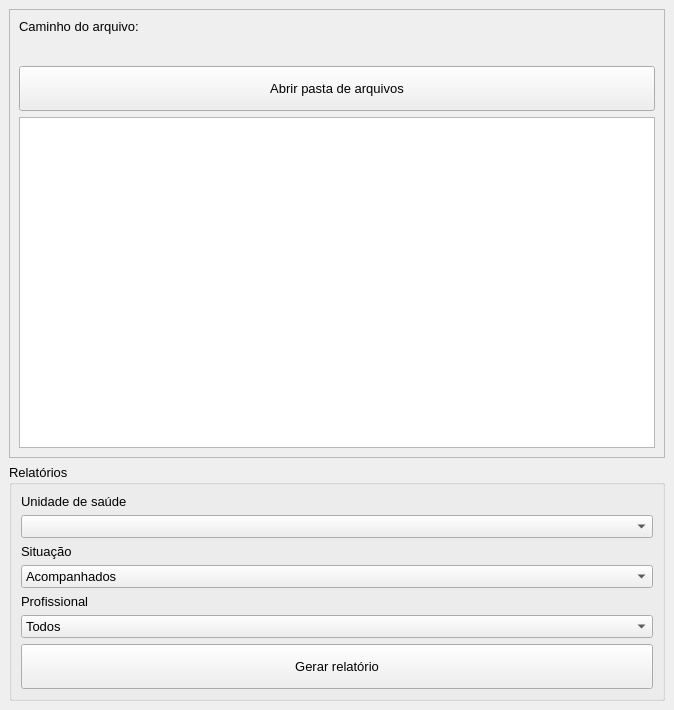
<?xml version="1.0" encoding="UTF-8"?>
<ui version="4.0">
 <class>MainWindow</class>
 <widget class="QMainWindow" name="MainWindow">
  <property name="geometry">
   <rect>
    <x>0</x>
    <y>0</y>
    <width>674</width>
    <height>710</height>
   </rect>
  </property>
  <property name="font">
   <font>
    <pointsize>10</pointsize>
   </font>
  </property>
  <property name="windowTitle">
   <string>Bolsa Família</string>
  </property>
  <property name="windowIcon">
   <iconset>
    <normaloff>img/logo.ico</normaloff>img/logo.ico</iconset>
  </property>
  <widget class="QWidget" name="centralwidget">
   <layout class="QVBoxLayout" name="verticalLayout">
    <item>
     <widget class="QFrame" name="frame">
      <property name="frameShape">
       <enum>QFrame::StyledPanel</enum>
      </property>
      <property name="frameShadow">
       <enum>QFrame::Raised</enum>
      </property>
      <layout class="QVBoxLayout" name="verticalLayout_3">
       <item>
        <widget class="QLabel" name="label">
         <property name="text">
          <string>&lt;html&gt;&lt;head/&gt;&lt;body&gt;&lt;p&gt;Caminho do arquivo:&lt;/p&gt;&lt;/body&gt;&lt;/html&gt;</string>
         </property>
        </widget>
       </item>
       <item>
        <widget class="QLabel" name="lbl_caminho">
         <property name="maximumSize">
          <size>
           <width>16777215</width>
           <height>20</height>
          </size>
         </property>
         <property name="text">
          <string>&lt;html&gt;&lt;head/&gt;&lt;body&gt;&lt;p&gt;&lt;br/&gt;&lt;/p&gt;&lt;/body&gt;&lt;/html&gt;</string>
         </property>
        </widget>
       </item>
       <item>
        <widget class="QPushButton" name="btn_abrir">
         <property name="minimumSize">
          <size>
           <width>0</width>
           <height>45</height>
          </size>
         </property>
         <property name="text">
          <string>Abrir pasta de arquivos</string>
         </property>
        </widget>
       </item>
       <item>
        <widget class="QListWidget" name="listWidget"/>
       </item>
      </layout>
     </widget>
    </item>
    <item>
     <widget class="QGroupBox" name="groupBox">
      <property name="title">
       <string>Relatórios</string>
      </property>
      <layout class="QVBoxLayout" name="verticalLayout_2">
       <item>
        <widget class="QLabel" name="label_2">
         <property name="text">
          <string>&lt;html&gt;&lt;head/&gt;&lt;body&gt;&lt;p&gt;Unidade de saúde&lt;/p&gt;&lt;/body&gt;&lt;/html&gt;</string>
         </property>
        </widget>
       </item>
       <item>
        <widget class="QComboBox" name="cb_unidade">
         <property name="enabled">
          <bool>true</bool>
         </property>
        </widget>
       </item>
       <item>
        <widget class="QLabel" name="label_4">
         <property name="text">
          <string>&lt;html&gt;&lt;head/&gt;&lt;body&gt;&lt;p&gt;Situação&lt;/p&gt;&lt;/body&gt;&lt;/html&gt;</string>
         </property>
        </widget>
       </item>
       <item>
        <widget class="QComboBox" name="cb_situacao">
         <item>
          <property name="text">
           <string>Acompanhados</string>
          </property>
         </item>
         <item>
          <property name="text">
           <string>Não acompanhados</string>
          </property>
         </item>
        </widget>
       </item>
       <item>
        <widget class="QLabel" name="label_3">
         <property name="text">
          <string>&lt;html&gt;&lt;head/&gt;&lt;body&gt;&lt;p&gt;&lt;span style=&quot; font-size:10pt;&quot;&gt;Profissional&lt;/span&gt;&lt;/p&gt;&lt;/body&gt;&lt;/html&gt;</string>
         </property>
        </widget>
       </item>
       <item>
        <widget class="QComboBox" name="cb_profissional">
         <item>
          <property name="text">
           <string>Todos</string>
          </property>
         </item>
        </widget>
       </item>
       <item>
        <widget class="QPushButton" name="btn_gerar_relatorio">
         <property name="minimumSize">
          <size>
           <width>0</width>
           <height>45</height>
          </size>
         </property>
         <property name="text">
          <string>Gerar relatório</string>
         </property>
        </widget>
       </item>
      </layout>
     </widget>
    </item>
   </layout>
  </widget>
 </widget>
 <resources/>
 <connections/>
</ui>
